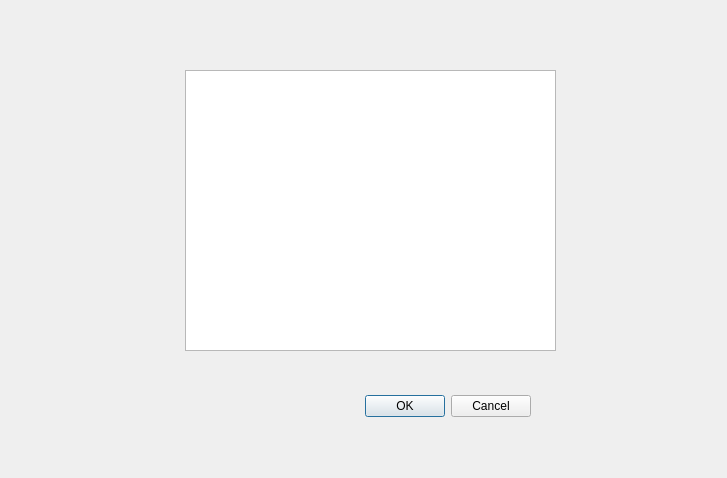
<?xml version="1.0" encoding="UTF-8"?>
<ui version="4.0">
 <class>product</class>
 <widget class="QDialog" name="product">
  <property name="geometry">
   <rect>
    <x>0</x>
    <y>0</y>
    <width>727</width>
    <height>478</height>
   </rect>
  </property>
  <property name="windowTitle">
   <string>Dialog</string>
  </property>
  <widget class="QDialogButtonBox" name="buttonBox">
   <property name="geometry">
    <rect>
     <x>190</x>
     <y>390</y>
     <width>341</width>
     <height>32</height>
    </rect>
   </property>
   <property name="orientation">
    <enum>Qt::Horizontal</enum>
   </property>
   <property name="standardButtons">
    <set>QDialogButtonBox::Cancel|QDialogButtonBox::Ok</set>
   </property>
  </widget>
  <widget class="QListView" name="listView">
   <property name="geometry">
    <rect>
     <x>185</x>
     <y>70</y>
     <width>371</width>
     <height>281</height>
    </rect>
   </property>
  </widget>
 </widget>
 <resources/>
 <connections>
  <connection>
   <sender>buttonBox</sender>
   <signal>accepted()</signal>
   <receiver>product</receiver>
   <slot>accept()</slot>
   <hints>
    <hint type="sourcelabel">
     <x>248</x>
     <y>254</y>
    </hint>
    <hint type="destinationlabel">
     <x>157</x>
     <y>274</y>
    </hint>
   </hints>
  </connection>
  <connection>
   <sender>buttonBox</sender>
   <signal>rejected()</signal>
   <receiver>product</receiver>
   <slot>reject()</slot>
   <hints>
    <hint type="sourcelabel">
     <x>316</x>
     <y>260</y>
    </hint>
    <hint type="destinationlabel">
     <x>286</x>
     <y>274</y>
    </hint>
   </hints>
  </connection>
 </connections>
</ui>
